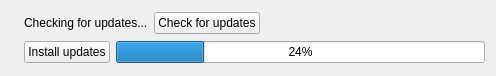
<?xml version="1.0" encoding="UTF-8"?>
<ui version="4.0">
 <class>IndicatorWidget</class>
 <widget class="QWidget" name="IndicatorWidget">
  <property name="geometry">
   <rect>
    <x>0</x>
    <y>0</y>
    <width>496</width>
    <height>76</height>
   </rect>
  </property>
  <property name="windowTitle">
   <string>Form</string>
  </property>
  <layout class="QHBoxLayout" name="horizontalLayout_2">
   <item>
    <widget class="QLabel" name="stateImage">
     <property name="text">
      <string/>
     </property>
     <property name="pixmap">
      <pixmap resource="res.qrc">:/images/syscheck.png</pixmap>
     </property>
    </widget>
   </item>
   <item>
    <layout class="QVBoxLayout" name="verticalLayout">
     <item>
      <layout class="QHBoxLayout" name="horizontalLayout">
       <item>
        <widget class="QLabel" name="msgLabel">
         <property name="text">
          <string>Checking for updates...</string>
         </property>
        </widget>
       </item>
       <item>
        <widget class="QPushButton" name="checkButton">
         <property name="text">
          <string>Check for updates</string>
         </property>
         <property name="icon">
          <iconset resource="res.qrc">
           <normaloff>:/images/view-refresh.png</normaloff>:/images/view-refresh.png</iconset>
         </property>
        </widget>
       </item>
       <item>
        <spacer name="horizontalSpacer">
         <property name="orientation">
          <enum>Qt::Horizontal</enum>
         </property>
         <property name="sizeHint" stdset="0">
          <size>
           <width>40</width>
           <height>20</height>
          </size>
         </property>
        </spacer>
       </item>
      </layout>
     </item>
     <item>
      <layout class="QHBoxLayout" name="horizontalLayout_3">
       <item>
        <widget class="QPushButton" name="installButton">
         <property name="text">
          <string>Install updates</string>
         </property>
         <property name="icon">
          <iconset resource="res.qrc">
           <normaloff>:/images/install.png</normaloff>:/images/install.png</iconset>
         </property>
        </widget>
       </item>
       <item>
        <widget class="QProgressBar" name="progress">
         <property name="value">
          <number>24</number>
         </property>
        </widget>
       </item>
      </layout>
     </item>
    </layout>
   </item>
  </layout>
 </widget>
 <resources>
  <include location="res.qrc"/>
 </resources>
 <connections/>
</ui>
